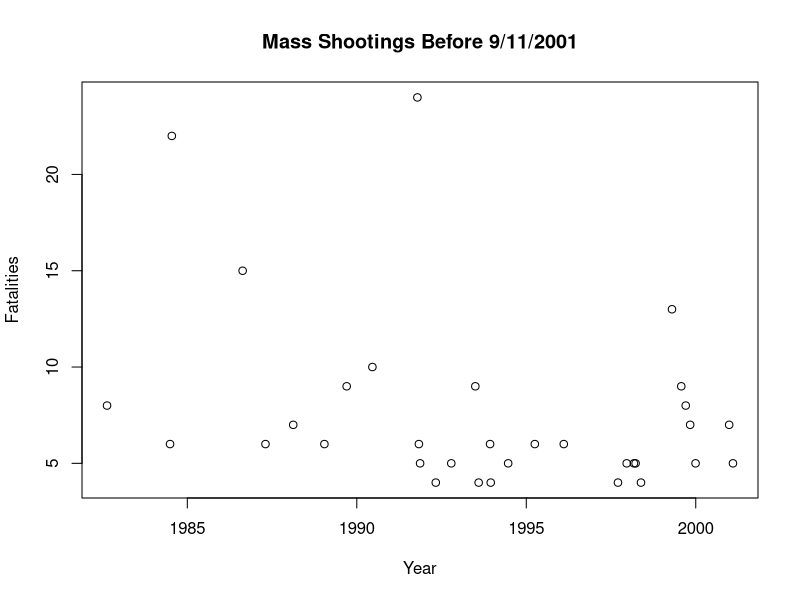
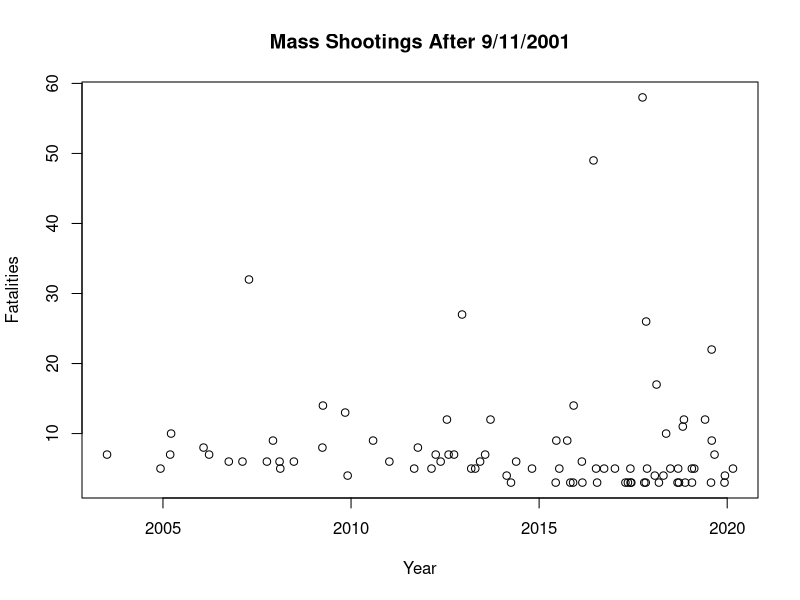
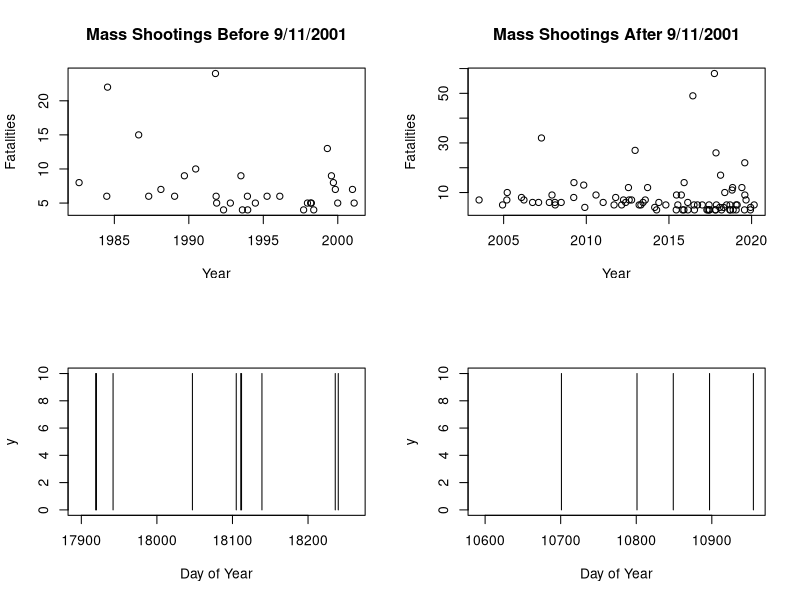
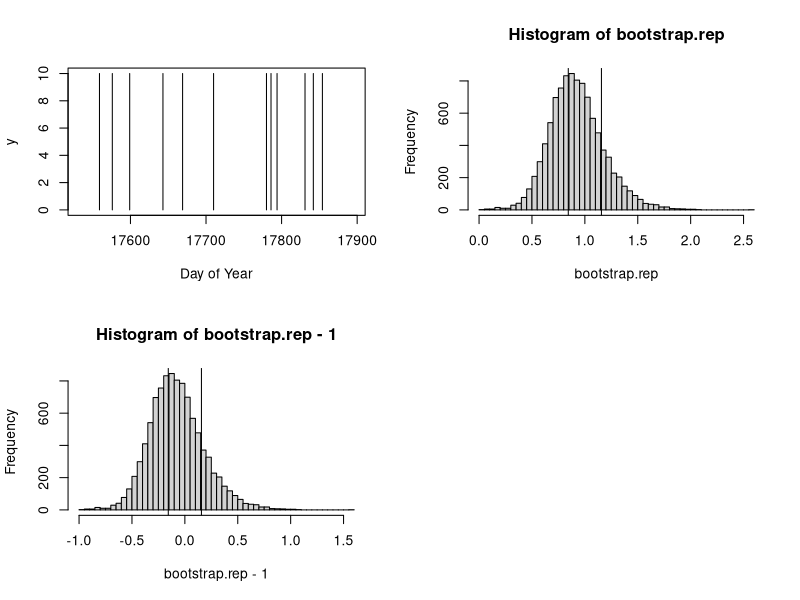
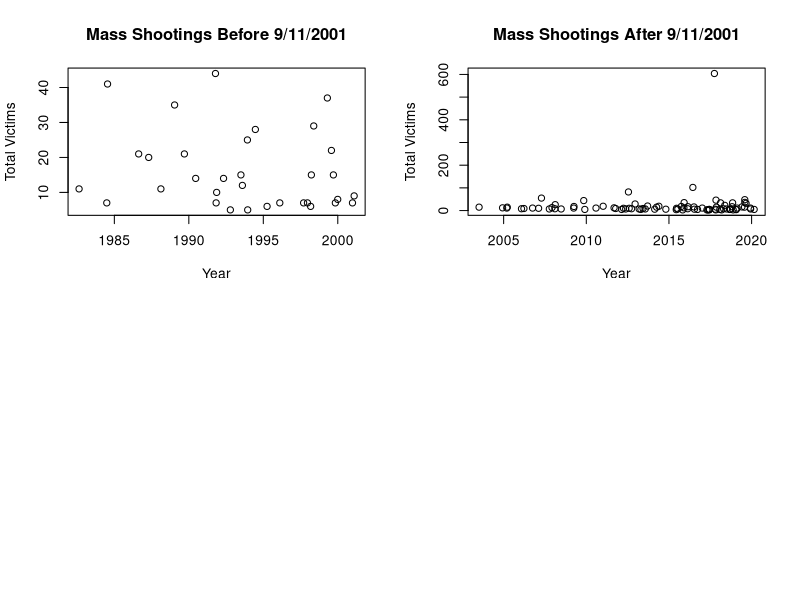
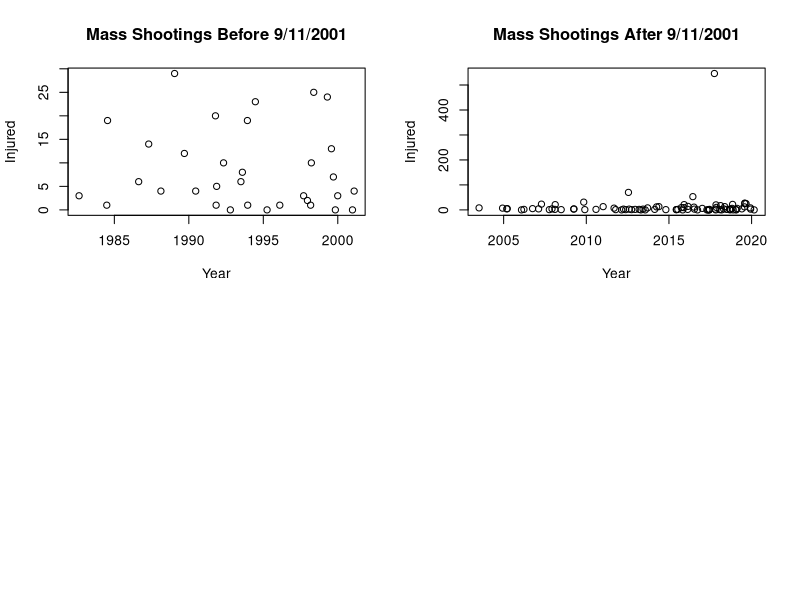

Source code (R) for these figures, in order:
## ---- chunk 1
shootings.dataset<-read.csv("data.csv") #importing the dataset 
shootings.dataset
## ---- chunk 2
# install.packages('dplyr') # this package contains the mutate function which we used below 

library(dplyr)

shootings.dataset <- mutate(shootings.dataset, date= as.Date(date, format = "%m/%d/%Y"))
shootings.dataset$date # converting the dates in the data set to actual dates in R
## ---- chunk 3
a <- shootings.dataset[86:118, 3]

b <- shootings.dataset[86:118, 5]

plot(a, b, main = "Mass Shootings Before 9/11/2001",xlab = "Year", ylab = "Fatalities")
## ---- chunk 4
x <- shootings.dataset[1:85, 3]

y <- shootings.dataset[1:85, 5]

plot(x, y,main = "Mass Shootings After 9/11/2001", xlab = "Year", ylab = "Fatalities")
## ---- chunk 5
par(mfrow=c(2,2))
plot(a, b, main = "Mass Shootings Before 9/11/2001",xlab = "Year", ylab = "Fatalities")
plot(x, y,main = "Mass Shootings After 9/11/2001", xlab = "Year", ylab = "Fatalities")
## ---- chunk 6
from.date <- as.Date('2019-01-01', format = "%Y-%m-%d")
to.date <- as.Date('2019-12-31', format = "%Y-%m-%d")

plot(NA, xlim=c(from.date, to.date), ylim=c(0,10), xlab="Day of Year", ylab="y")

segments(shootings.dataset$date, 0, y1=10)
## ---- chunk 7
from.date.1 <- as.Date('1999-01-01', format = "%Y-%m-%d")
to.date.1 <- as.Date('1999-12-31', format = "%Y-%m-%d")

plot(NA, xlim=c(from.date.1, to.date.1), ylim=c(0,10), xlab="Day of Year", ylab="y")

segments(shootings.dataset$date, 0, y1=10)
## ---- chunk 8
from.date.2 <- as.Date('2018-01-01', format = "%Y-%m-%d")
to.date.2 <- as.Date('2018-12-31', format = "%Y-%m-%d")

plot(NA, xlim=c(from.date.2, to.date.2), ylim=c(0,10), xlab="Day of Year", ylab="y")

segments(shootings.dataset$date, 0, y1=10)
## ---- chunk 9
tau.2019 <- as.numeric(-diff(shootings.dataset$date[2:11])) #Calculating the time between two successive mass shootings in the year 2019

tau.sd<- sd(tau.2019) 
tau.mean <- mean(tau.2019)

coef.variation <- tau.sd/tau.mean # Calculating the coefficient of variation for 2019

coef.variation-1
## ---- chunk 10
bootstrap.coef.var <- function(days, shootings){
  
  boot.coef <- rbinom(days, 1, shootings/days)

  if((length(which(boot.coef == 1)) == 0) || (length(which(boot.coef == 1)) == 1) || (length(which(boot.coef == 1)) == 2)){
    return(NA)
  } else {
    
  tau.boot <- diff(which(boot.coef == 1))-1

  tau.boot.sd <- sd(tau.boot)
  tau.boot.mean <- mean(tau.boot)
  tau.boot.variation <- (tau.boot.sd/tau.boot.mean)
  
  return(tau.boot.variation)
  }
}

bootstrap.rep <- replicate(10000, bootstrap.coef.var(365, 10))

hist(bootstrap.rep, breaks="FD")
abline(v=coef.variation)
abline(v=2-coef.variation)
## ---- chunk 11
hist(bootstrap.rep-1, breaks="FD")
abline(v=coef.variation-1)
abline(v=-coef.variation+1)
## ---- chunk 12
bootstrap.pval<-function(days,shootings,coef.variation){
  
  bootstrap.rep<-replicate(10000, bootstrap.coef.var(days,shootings))
  
  right.tail <- bootstrap.rep-1 >= abs(coef.variation-1) # true=values to the right of the hist 
  left.tail <- bootstrap.rep-1 <= -abs(coef.variation-1) # true=values to the left of the hist 
  right.tail | left.tail # TRUE where they're in the right tail OR left tail
  
  pval<-(sum(right.tail | left.tail, na.rm=TRUE))/sum(!is.na(bootstrap.rep)) #p value 

  return(pval)
}

bootstrap.pval(365,10,coef.variation=coef.variation)
## ---- chunk 13
tau.2015 <- as.numeric(-diff(shootings.dataset$date[41:47])) #Calculating the time between two successive mass shootings in the year 2015

tau.sd<- sd(tau.2015) 
tau.mean <- mean(tau.2015)

coef.variation.2015 <- tau.sd/tau.mean # Calculating the coefficient of variation for 2015

## ---- chunk 14
a <- shootings.dataset[86:118, 3] 

d <- shootings.dataset[86:118, 7]

x <- shootings.dataset[1:85, 3]

w <- shootings.dataset[1:85, 7]

par(mfrow=c(2,2))

plot(a, d, main = "Mass Shootings Before 9/11/2001",xlab = "Year", ylab = "Total Victims")
plot(x, w, main = "Mass Shootings After 9/11/2001", xlab = "Year", ylab = "Total Victims")
## ---- chunk 15
a<- shootings.dataset[86:118, 3] 

c<- shootings.dataset[86:118, 6]

x <- shootings.dataset[1:85, 3]

y<- shootings.dataset[1:85, 6]

par(mfrow=c(2,2))

plot(a, c, main = "Mass Shootings Before 9/11/2001",xlab = "Year", ylab = "Injured")
plot(x, y, main = "Mass Shootings After 9/11/2001", xlab = "Year", ylab = "Injured")

